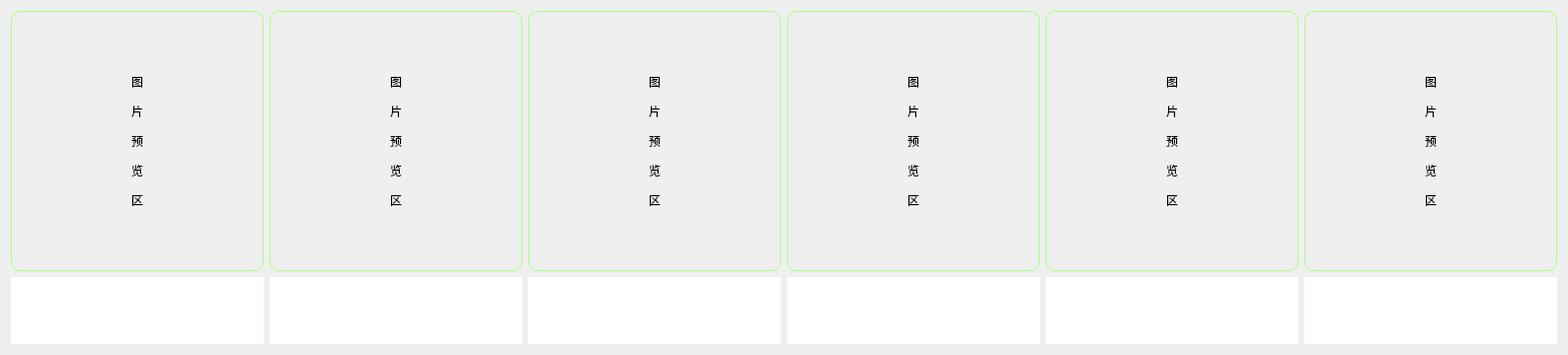
         <widget class="QWidget" name="tab_7">
          <attribute name="title">
           <string>弹窗截图页</string>
          </attribute>
          <layout class="QHBoxLayout" name="horizontalLayout_2">
           <item>
            <layout class="QVBoxLayout" name="verticalLayout_12" stretch="9,1">
             <item>
              <layout class="QVBoxLayout" name="verticalLayout_5">
               <item>
                <widget class="QLabel" name="lock_img">
                 <property name="styleSheet">
                  <string notr="true">border-color: rgb(170, 255, 127);
border-width: 1px;
border-style: solid;
border-radius:10px;
font: 20pt &quot;微软雅黑&quot;;</string>
                 </property>
                 <property name="text">
                  <string>&lt;html&gt;&lt;head/&gt;&lt;body&gt;&lt;p&gt;图&lt;/p&gt;&lt;p&gt;片&lt;/p&gt;&lt;p&gt;预&lt;/p&gt;&lt;p&gt;览&lt;/p&gt;&lt;p&gt;区&lt;/p&gt;&lt;/body&gt;&lt;/html&gt;</string>
                 </property>
                 <property name="alignment">
                  <set>Qt::AlignCenter</set>
                 </property>
                </widget>
               </item>
              </layout>
             </item>
             <item>
              <widget class="QTextBrowser" name="lock_path">
               <property name="styleSheet">
                <string notr="true">border-radius: 20px;
font: 10pt &quot;微软雅黑&quot;;
color: rgb(170, 255, 127);</string>
               </property>
              </widget>
             </item>
            </layout>
           </item>
           <item>
            <layout class="QVBoxLayout" name="verticalLayout_39" stretch="9,1">
             <item>
              <layout class="QVBoxLayout" name="verticalLayout_38">
               <item>
                <widget class="QLabel" name="unlock_img">
                 <property name="styleSheet">
                  <string notr="true">border-color: rgb(170, 255, 127);
border-width: 1px;
border-style: solid;
border-radius:10px;
font: 20pt &quot;微软雅黑&quot;;</string>
                 </property>
                 <property name="text">
                  <string>&lt;html&gt;&lt;head/&gt;&lt;body&gt;&lt;p&gt;图&lt;/p&gt;&lt;p&gt;片&lt;/p&gt;&lt;p&gt;预&lt;/p&gt;&lt;p&gt;览&lt;/p&gt;&lt;p&gt;区&lt;/p&gt;&lt;/body&gt;&lt;/html&gt;</string>
                 </property>
                 <property name="alignment">
                  <set>Qt::AlignCenter</set>
                 </property>
                </widget>
               </item>
              </layout>
             </item>
             <item>
              <widget class="QTextBrowser" name="unlock_path">
               <property name="styleSheet">
                <string notr="true">border-radius: 20px;
font: 10pt &quot;微软雅黑&quot;;
color: rgb(170, 255, 127);</string>
               </property>
              </widget>
             </item>
            </layout>
           </item>
           <item>
            <layout class="QVBoxLayout" name="verticalLayout_52" stretch="9,1">
             <item>
              <layout class="QVBoxLayout" name="verticalLayout_53">
               <item>
                <widget class="QLabel" name="charge_img">
                 <property name="styleSheet">
                  <string notr="true">border-color: rgb(170, 255, 127);
border-width: 1px;
border-style: solid;
border-radius:10px;
font: 20pt &quot;微软雅黑&quot;;</string>
                 </property>
                 <property name="text">
                  <string>&lt;html&gt;&lt;head/&gt;&lt;body&gt;&lt;p&gt;图&lt;/p&gt;&lt;p&gt;片&lt;/p&gt;&lt;p&gt;预&lt;/p&gt;&lt;p&gt;览&lt;/p&gt;&lt;p&gt;区&lt;/p&gt;&lt;/body&gt;&lt;/html&gt;</string>
                 </property>
                 <property name="alignment">
                  <set>Qt::AlignCenter</set>
                 </property>
                </widget>
               </item>
              </layout>
             </item>
             <item>
              <widget class="QTextBrowser" name="charge_path">
               <property name="styleSheet">
                <string notr="true">border-radius: 20px;
font: 10pt &quot;微软雅黑&quot;;
color: rgb(170, 255, 127);</string>
               </property>
              </widget>
             </item>
            </layout>
           </item>
           <item>
            <layout class="QVBoxLayout" name="verticalLayout_54" stretch="9,1">
             <item>
              <layout class="QVBoxLayout" name="verticalLayout_55">
               <item>
                <widget class="QLabel" name="wifi_img">
                 <property name="styleSheet">
                  <string notr="true">border-color: rgb(170, 255, 127);
border-width: 1px;
border-style: solid;
border-radius:10px;
font: 20pt &quot;微软雅黑&quot;;</string>
                 </property>
                 <property name="text">
                  <string>&lt;html&gt;&lt;head/&gt;&lt;body&gt;&lt;p&gt;图&lt;/p&gt;&lt;p&gt;片&lt;/p&gt;&lt;p&gt;预&lt;/p&gt;&lt;p&gt;览&lt;/p&gt;&lt;p&gt;区&lt;/p&gt;&lt;/body&gt;&lt;/html&gt;</string>
                 </property>
                 <property name="alignment">
                  <set>Qt::AlignCenter</set>
                 </property>
                </widget>
               </item>
              </layout>
             </item>
             <item>
              <widget class="QTextBrowser" name="wifi_path">
               <property name="styleSheet">
                <string notr="true">border-radius: 20px;
font: 10pt &quot;微软雅黑&quot;;
color: rgb(170, 255, 127);</string>
               </property>
              </widget>
             </item>
            </layout>
           </item>
           <item>
            <layout class="QVBoxLayout" name="verticalLayout_40" stretch="9,1">
             <item>
              <layout class="QVBoxLayout" name="verticalLayout_41">
               <item>
                <widget class="QLabel" name="timing_img">
                 <property name="styleSheet">
                  <string notr="true">border-color: rgb(170, 255, 127);
border-width: 1px;
border-style: solid;
border-radius:10px;
font: 20pt &quot;微软雅黑&quot;;</string>
                 </property>
                 <property name="text">
                  <string>&lt;html&gt;&lt;head/&gt;&lt;body&gt;&lt;p&gt;图&lt;/p&gt;&lt;p&gt;片&lt;/p&gt;&lt;p&gt;预&lt;/p&gt;&lt;p&gt;览&lt;/p&gt;&lt;p&gt;区&lt;/p&gt;&lt;/body&gt;&lt;/html&gt;</string>
                 </property>
                 <property name="alignment">
                  <set>Qt::AlignCenter</set>
                 </property>
                </widget>
               </item>
              </layout>
             </item>
             <item>
              <widget class="QTextBrowser" name="timing_path">
               <property name="styleSheet">
                <string notr="true">border-radius: 20px;
font: 10pt &quot;微软雅黑&quot;;
color: rgb(170, 255, 127);</string>
               </property>
              </widget>
             </item>
            </layout>
           </item>
           <item>
            <layout class="QVBoxLayout" name="verticalLayout_42" stretch="9,1">
             <item>
              <layout class="QVBoxLayout" name="verticalLayout_43">
               <item>
                <widget class="QLabel" name="home_img">
                 <property name="styleSheet">
                  <string notr="true">border-color: rgb(170, 255, 127);
border-width: 1px;
border-style: solid;
border-radius:10px;
font: 20pt &quot;微软雅黑&quot;;</string>
                 </property>
                 <property name="text">
                  <string>&lt;html&gt;&lt;head/&gt;&lt;body&gt;&lt;p&gt;图&lt;/p&gt;&lt;p&gt;片&lt;/p&gt;&lt;p&gt;预&lt;/p&gt;&lt;p&gt;览&lt;/p&gt;&lt;p&gt;区&lt;/p&gt;&lt;/body&gt;&lt;/html&gt;</string>
                 </property>
                 <property name="alignment">
                  <set>Qt::AlignCenter</set>
                 </property>
                </widget>
               </item>
              </layout>
             </item>
             <item>
              <widget class="QTextBrowser" name="home_path">
               <property name="styleSheet">
                <string notr="true">border-radius: 20px;
font: 10pt &quot;微软雅黑&quot;;
color: rgb(170, 255, 127);</string>
               </property>
              </widget>
             </item>
            </layout>
           </item>
          </layout>
         </widget>
